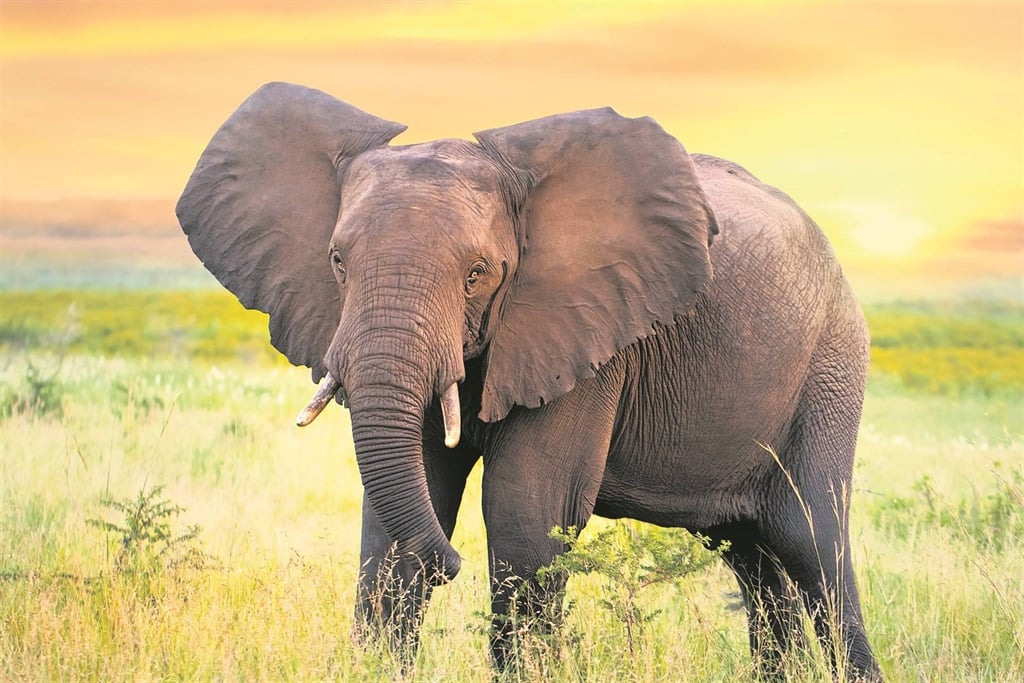
#> input picture OpenCV - Python/Images/elephent.jpg, 1024 x 683 px, found by its file name
$ python '5. ContourDetection.py'
#> lines starting #> are read from the running program, lines starting #| are printed output that depends on the picture; after the words box and inside, x2 and y2 are one past the last pixel; in counts of white or black regions, pixels touching at a corner belong together
import cv2 as cv
import numpy as np
path = r"D:\GitHub\OpenCV\OpenCV - Python\Images\elephent.jpg"

# Contours Detection:
# -------------------------------------------------------------
# Contours can be explained simply as a curve joining all
# the continuous points (along the boundary), having same color or intensity.
# The contours are a useful tool for shape analysis and
# object detection and recognition.
# For better accuracy, use binary images.

# how to find contours
#------------------------
# 1. Read the Image and convert it to Grayscale Format
# 2. Apply Binary Thresholding
# 3. Use the findContours() function to detect the contours in the image
# 4. Draw Contours on the Original RGB Image or a Blank Image

# two functions:
#------------------------
# 1. findContours()
#   - cv.findContours(image, mode, method[, contours[, hierarchy[, offset]]])
#   - returns: 1. contours: detected contours
#              2. hierarchy: containing information about the image topology
# 2 drawContours()
#   - cv.drawContours(image, contours, contourIdx, color[, thickness[, lineType[, hierarchy[, maxLevel[, offset]]]]])


# ----------------------------------------------------------------------------
# 1. Read the Image and convert it to Grayscale Format
img = cv.imread(path)
#> img is the input picture: shape (683, 1024, 3); mean B, G, R 129.6, 177.8, 197.4
cv.imshow('Image', img)
img_gray = cv.cvtColor(img, cv.COLOR_BGR2GRAY)
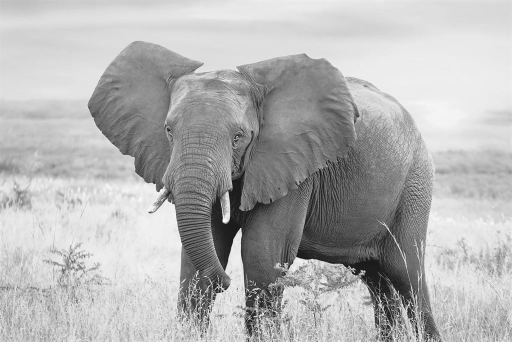
#> img_gray: shape (683, 1024) (shown at 1/2 size); min 1, max 253, mean 178.2
cv.imshow('img_gray', img_gray)


img_canny = cv.Canny(img_gray, 125, 175)
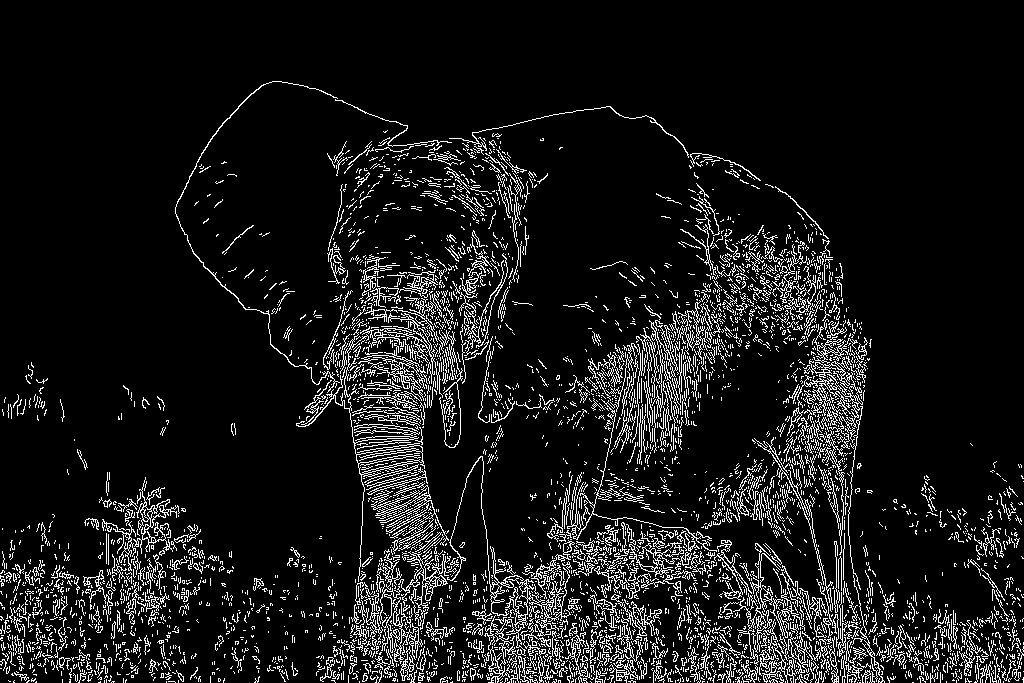
#> img_canny: shape (683, 1024); 9.3% white in thin lines or dots, all inside (x1, y1, x2, y2) = (0, 81, 1024, 683)
cv.imshow('img_canny', img_canny)

img_blur = cv.GaussianBlur(img_gray, (5,5), cv.BORDER_DEFAULT)
cv.imshow('img_blur', img_blur)

# 2. Apply Binary Thresholding
# instead of canny and blur we can use binary thresholding
# if pixcle < 125, then set it to black/0 and if more than 125, then set it to white/255
ret, img_thresh = cv.threshold(img_gray, 125, 255, cv.THRESH_BINARY)
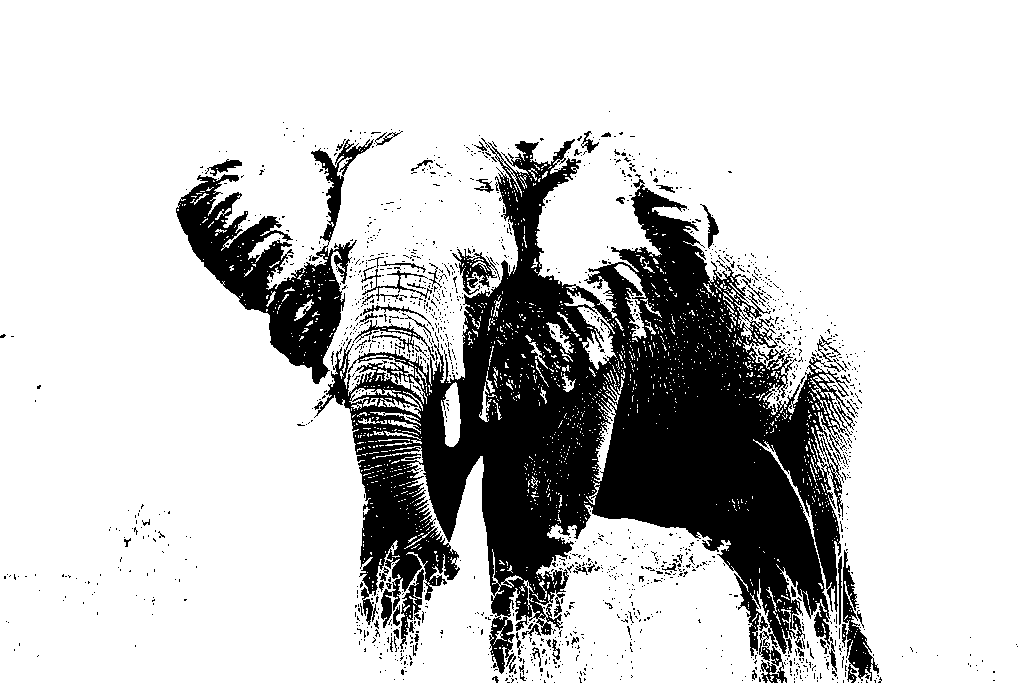
#> img_thresh: shape (683, 1024); 79.2% white; 1520 black regions (1450 under 20 px)
cv.imshow('img_thresh', img_thresh)


# 3. Use the findContours() function to detect the contours in the image
contours, hierarchies = cv.findContours(img_thresh, cv.RETR_LIST,
                                                    cv.CHAIN_APPROX_SIMPLE)
#> contours = 3844 contours, 3617 with area under 20; largest, box (x1, y1, x2, y2) and area: (0, 0, 1024, 683) 697068, (315, 138, 848, 657) 130255, (175, 173, 358, 385) 14766, (841, 549, 874, 682) 1776, (310, 138, 374, 243) 1606
print(f'{len(contours)} contours found')
#| 3844 contours found


# 4. Draw Contours on the Original RGB Image or a Blank Image
img_blank = np.zeros(img.shape, dtype = 'uint8')
cv.imshow('img_blank', img_blank)

cv.drawContours(img_blank, contours, -1, (100, 20, 200), 1)
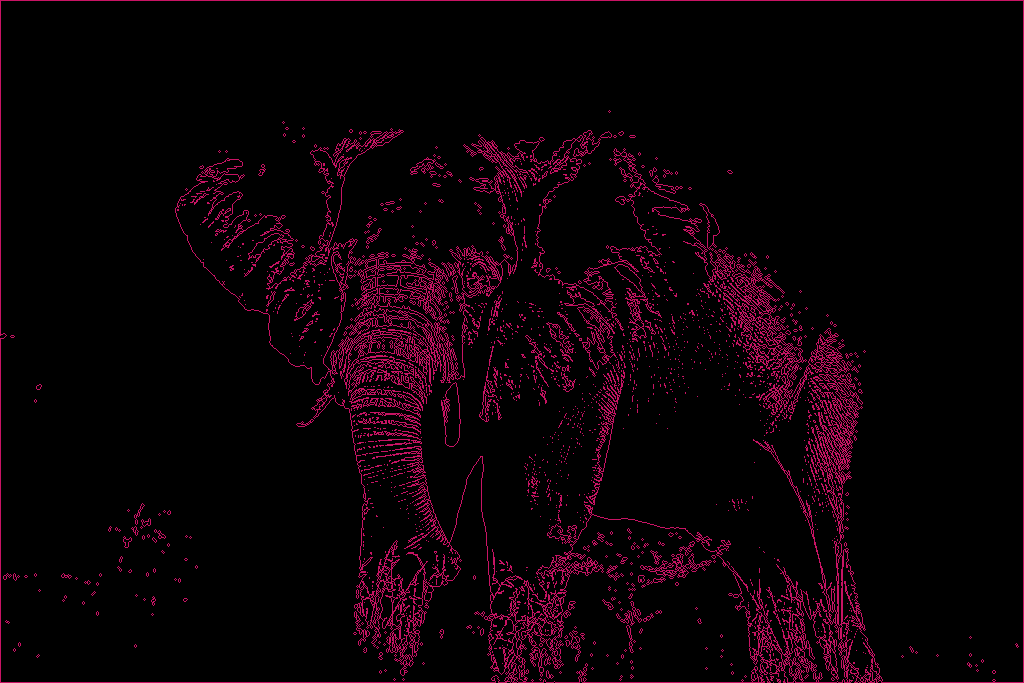
#> img_blank: shape (683, 1024, 3); mean of channels 0, 1, 2 6.1, 1.2, 12.2; drawn as B, G, R
cv.imshow('Draw_Contours', img_blank)


cv.waitKey(0)
cv.destroyAllWindows()

$ run again, with OpenCV - Python/Images/Cat.jpg copied over OpenCV - Python/Images/elephent.jpg
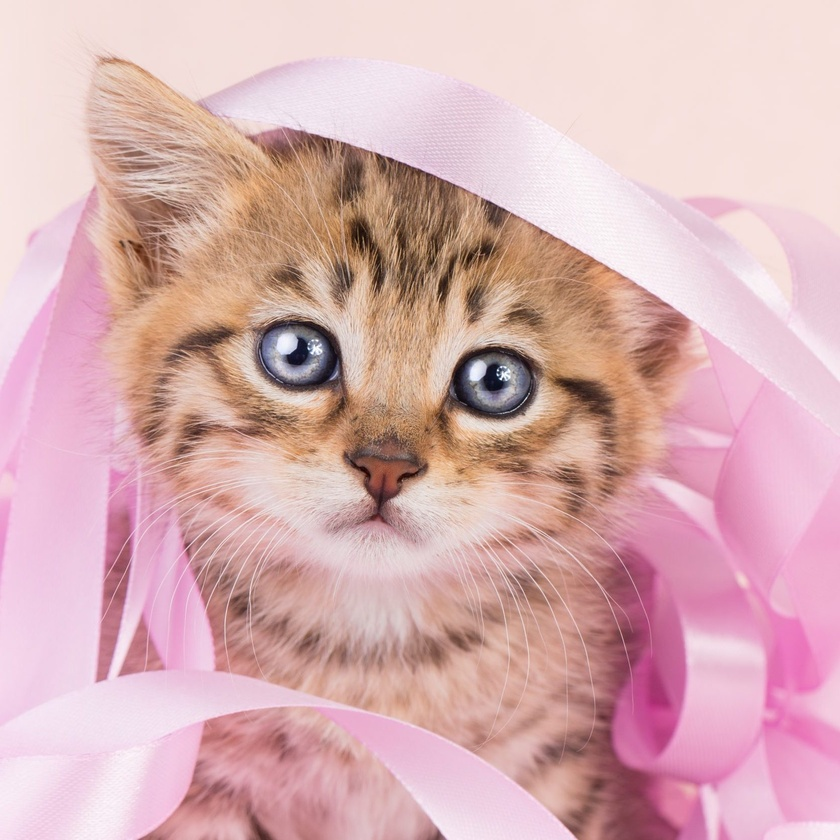
#> input picture OpenCV - Python/Images/Cat.jpg, 840 x 840 px, shrunk from 1670 x 1670 before the run, found by its file name
#> img is the input picture: shape (840, 840, 3); mean B, G, R 178.9, 175.8, 216.3
#> img_canny: shape (840, 840); 4.7% white in thin lines or dots, all inside (x1, y1, x2, y2) = (90, 56, 720, 840)
#> `ret, img_thresh = cv.threshold(img_gray, 125, 255, cv.THRESH_BINARY)`:
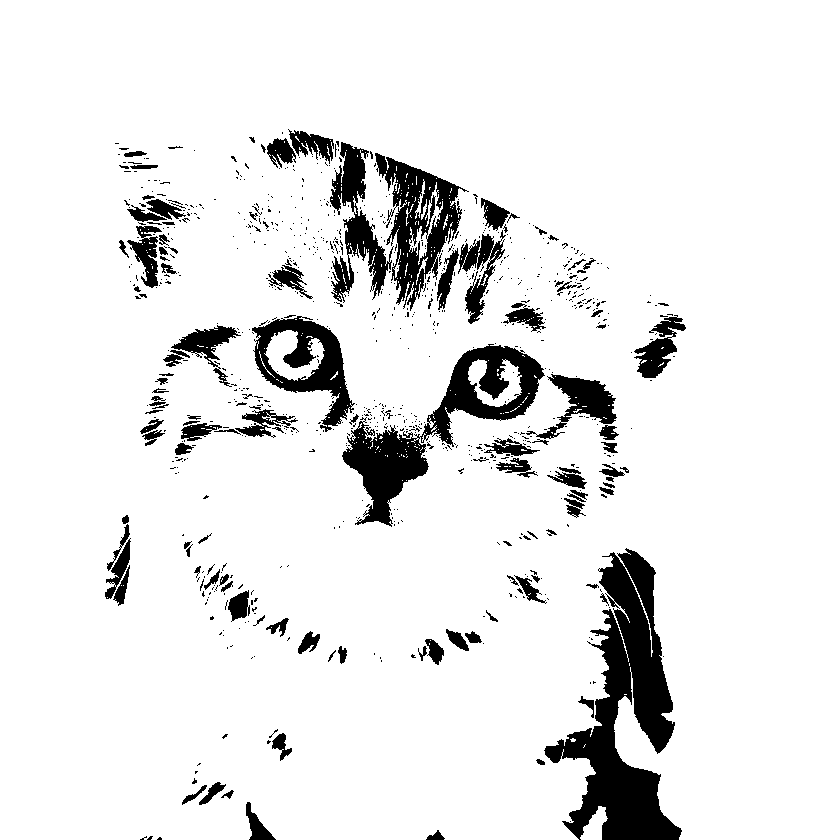
#> img_thresh: shape (840, 840); 90.9% white; 856 black regions (733 under 20 px)
#> contours = 1647 contours, 1465 with area under 20; largest, box (x1, y1, x2, y2) and area: (0, 0, 840, 840) 685154, (374, 152, 468, 312) 7054, (419, 343, 546, 448) 6534, (251, 315, 356, 433) 6382, (341, 420, 430, 528) 4754
#| 1647 contours found
#> `cv.drawContours(img_blank, contours, -1, (100, 20, 200), 1)`:
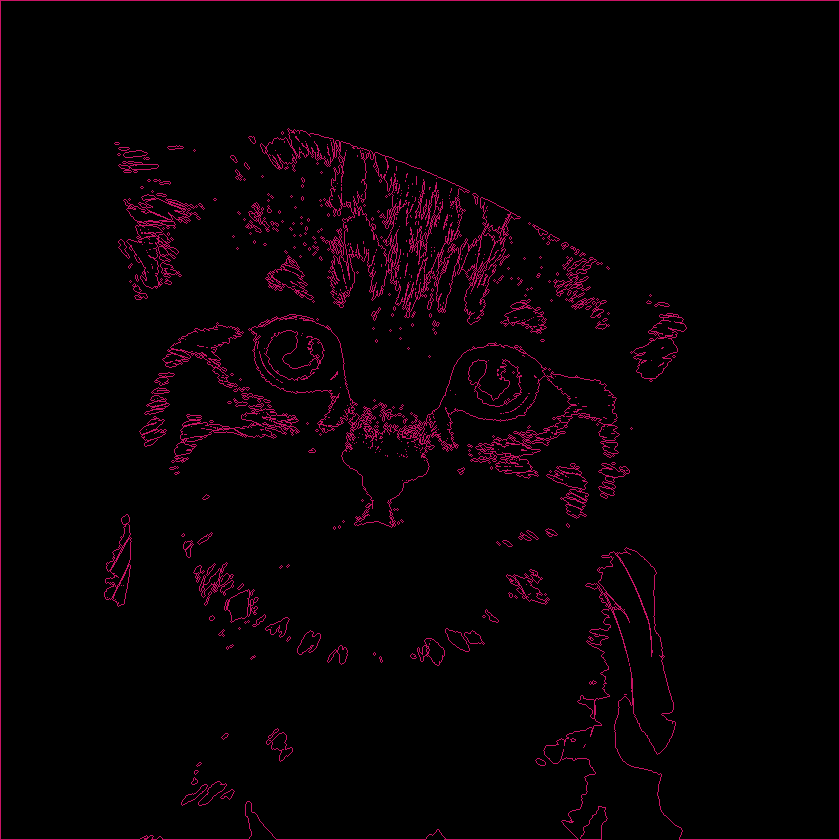
#> img_blank: shape (840, 840, 3); mean of channels 0, 1, 2 3.4, 0.7, 6.9; drawn as B, G, R

$ run again, with OpenCV - Python/Images/Nature.jpg copied over OpenCV - Python/Images/elephent.jpg
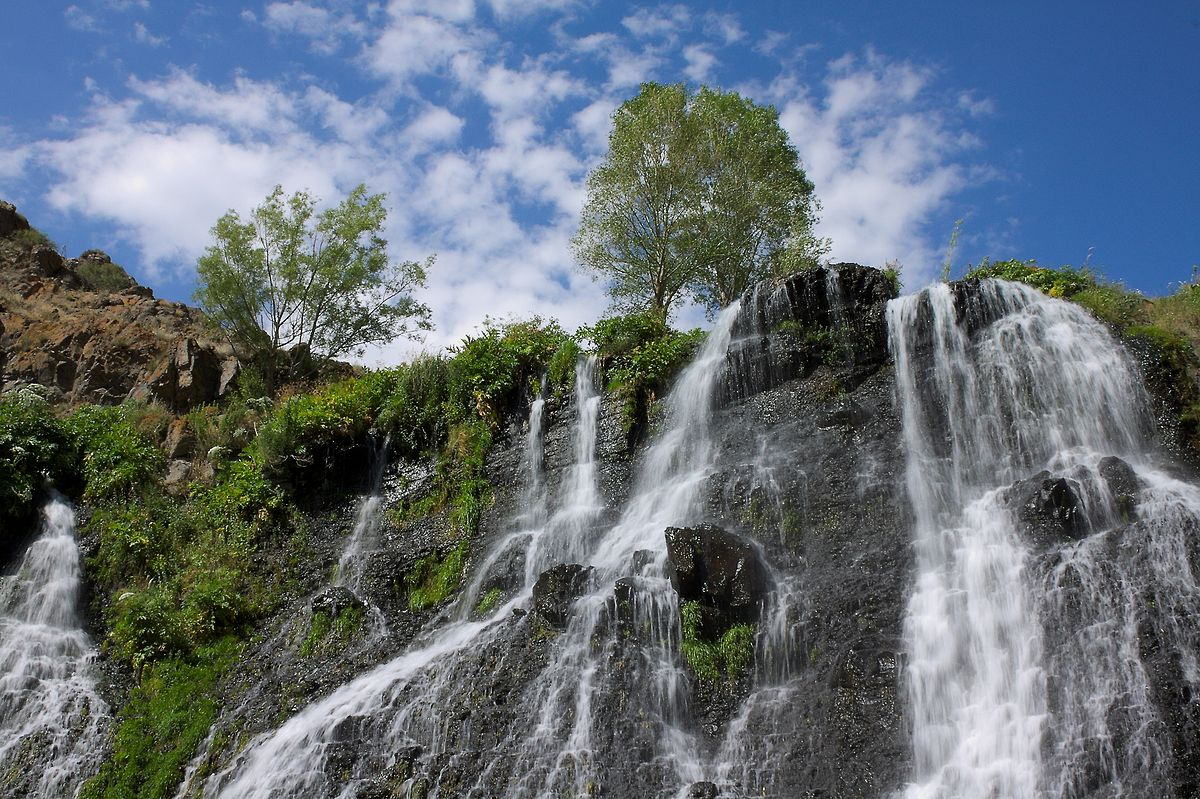
#> input picture OpenCV - Python/Images/Nature.jpg, 1200 x 799 px, found by its file name
#> img is the input picture: shape (799, 1200, 3); mean B, G, R 118.5, 110.5, 100.1
#> `img_canny = cv.Canny(img_gray, 125, 175)`:
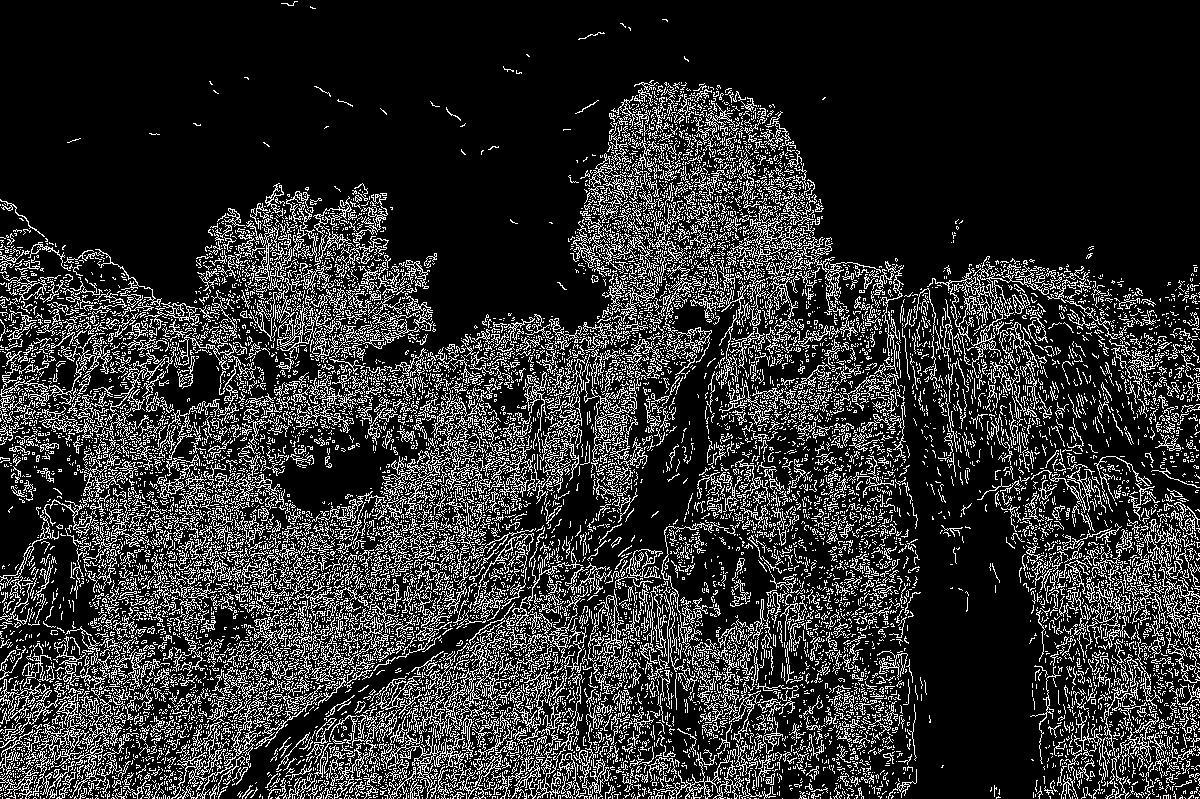
#> img_canny: shape (799, 1200); 18.3% white in thin lines or dots
#> img_thresh: shape (799, 1200); 35.5% white; 11389 white regions (11136 under 20 px)
#> contours = 14191 contours, 13874 with area under 20; largest, box (x1, y1, x2, y2) and area: (0, 0, 748, 799) 185774, (726, 55, 1153, 799) 86658, (977, 276, 1200, 592) 19172, (0, 500, 110, 799) 14042, (903, 288, 958, 520) 5883
#| 14191 contours found
#> `cv.drawContours(img_blank, contours, -1, (100, 20, 200), 1)`:
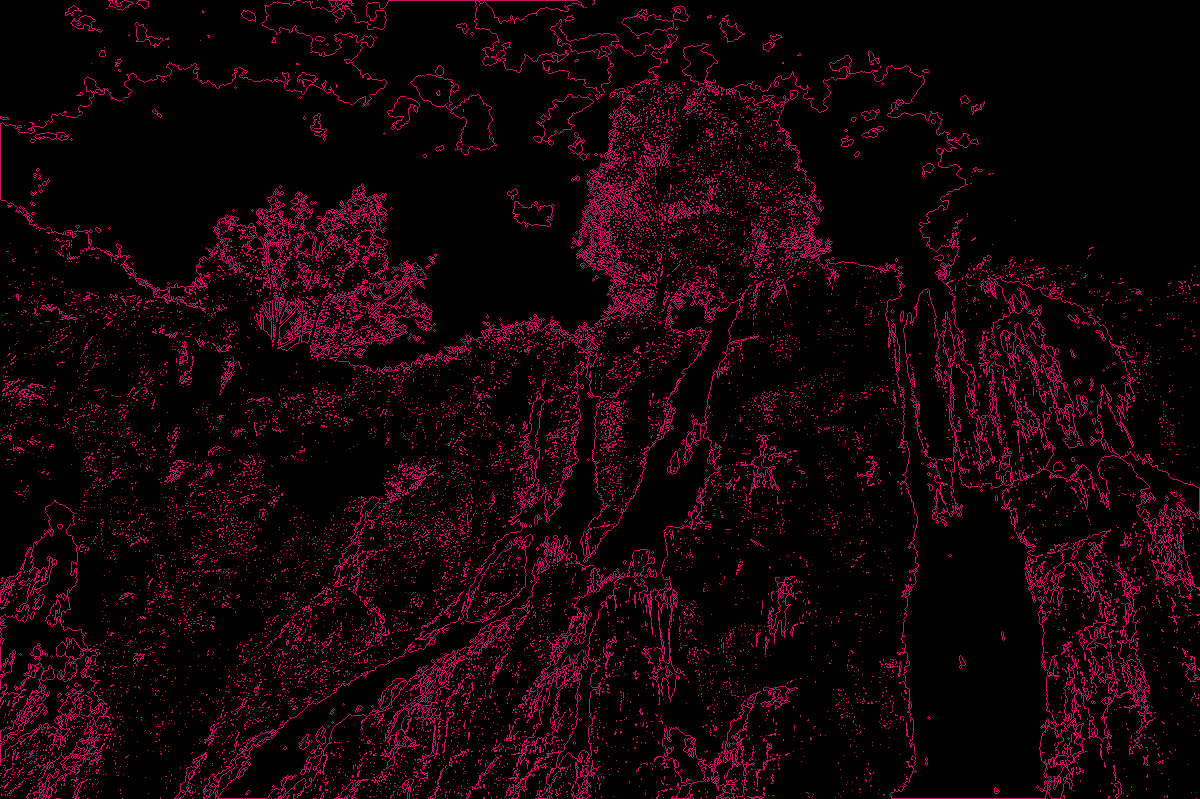
#> img_blank: shape (799, 1200, 3); mean of channels 0, 1, 2 8.5, 1.7, 17; drawn as B, G, R
